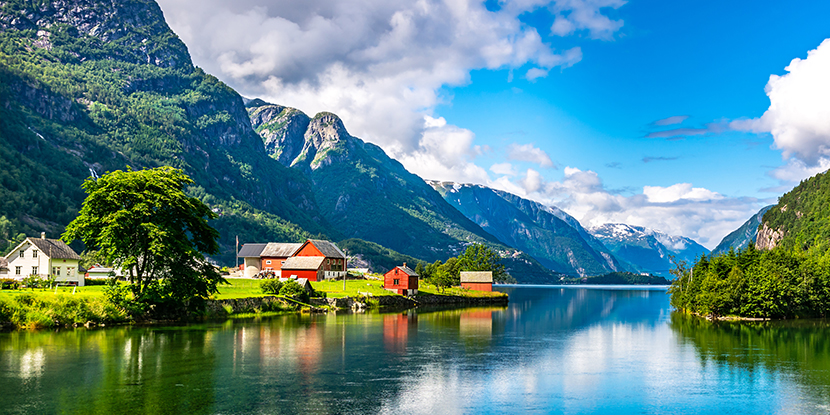
#> input picture 1- Image-Processing/Week02/images/manzara.jpg, 830 x 415 px
$ python main.py
#> lines starting #> are read from the running program, lines starting #| are printed output that depends on the picture
import cv2
import numpy as np

img_path = "./images/manzara.jpg"

img = cv2.imread(img_path)
#> img is the input picture: shape (415, 830, 3); mean B, G, R 140.1, 134.1, 88.2

print(img.shape)
#| (415, 830, 3)
# print(img)

print("Minimum:", np.min(img))
#| Minimum: 0
print("Maximum:" , np.max(img))
#| Maximum: 255

print("Blue Kanalı:", img[0, 0, 0]) # Blue Kalanı için 0,
#| Blue Kanalı: 62
print("Green Kanalı:", img[0, 0, 1]) # Green kanalı için 1
#| Green Kanalı: 50
print("Red Kanalı:", img[0, 0, 2]) # Red kanalı için 2
#| Red Kanalı: 10

bas_satir = 215
bit_satir = 300
bas_sutun = 230
bit_sutun = 350


img_kes = img[bas_satir:bit_satir,bas_sutun:bit_sutun]
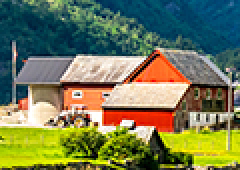
#> img_kes: shape (85, 120, 3) (shown 2 times larger); mean B, G, R 84.3, 121.7, 115

# cv2.imshow("kesilen resim", img_kes)
# cv2.waitKey(0)
# cv2.destroyAllWindows()

img_kes_R = img_kes[:,:,2]
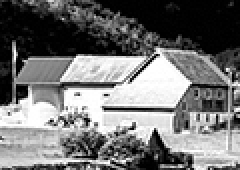
#> img_kes_R: shape (85, 120) (shown 2 times larger); min 0, max 255, mean 115
img_kes_G = img_kes[:,:,1]
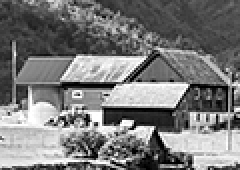
#> img_kes_G: shape (85, 120) (shown 2 times larger); min 0, max 255, mean 121.7
img_kes_B = img_kes[:,:,0]
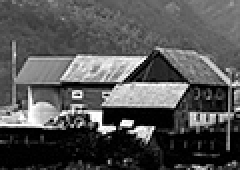
#> img_kes_B: shape (85, 120) (shown 2 times larger); min 0, max 255, mean 84.3


cv2.imshow("kesilen resim R kanalı", img_kes_B)
cv2.waitKey(0)
cv2.destroyAllWindows()


img_grayscale = cv2.imread(img_path, 0)
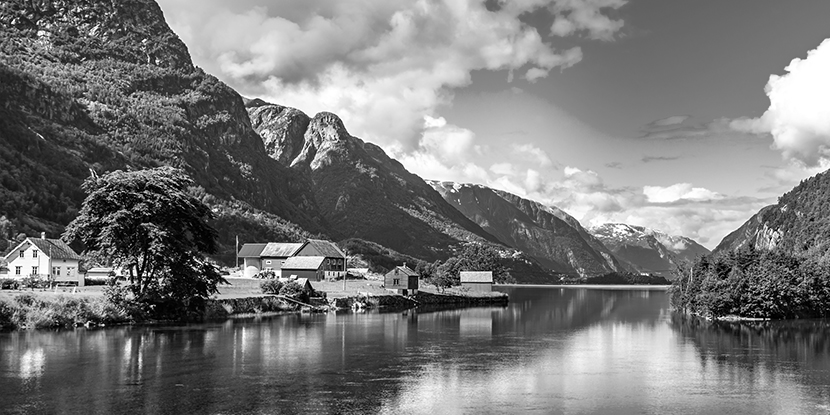
#> img_grayscale: shape (415, 830); min 0, max 255, mean 121.1
print(img_grayscale.shape)
#| (415, 830)
print(img_grayscale[0,0])
#| 39
